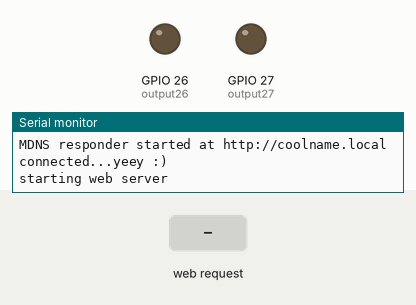
Recording of a sketch running on a simulated ESP32. Parts: output pins drawn as LEDs (lit = HIGH), the last lines printed to the serial monitor. Inputs (shaded band) come from the test bench. WiFi joins after 1.5 s; servers stay silent unless stated.

Above: at 2.7 s.
2.8 s: HTTP request GET /26/on received
At 3.1 s:
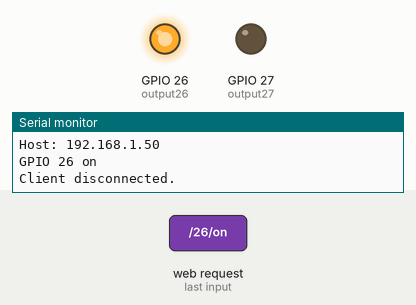
4.3 s: HTTP request GET /27/on received
At 5.5 s:
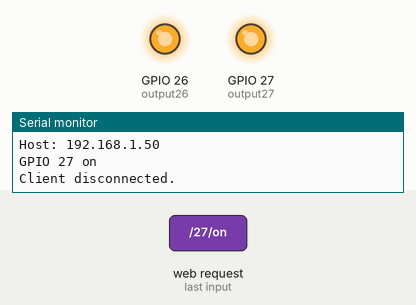
5.8 s: HTTP request GET /26/off received
At 6.6 s:
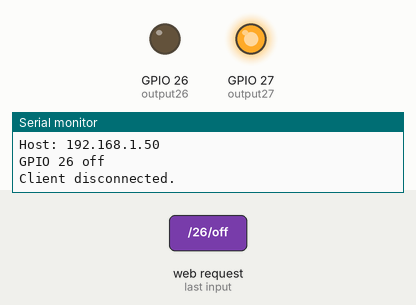
7.3 s: HTTP request GET /27/off received
At 7.7 s:
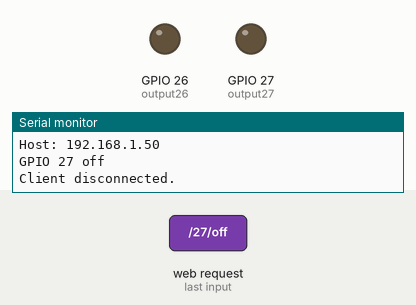
Timing chart, 0 to 9.8 s (numbered marks = the images above; inputs shaded):
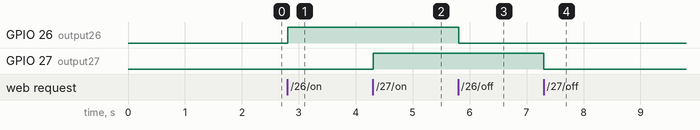

The sketch:

ESP32_WebServer_Managed.ino
```cpp
/*
 * Setup Arduino IDE for ESP32
 * https://randomnerdtutorials.com/installing-the-esp32-board-in-arduino-ide-windows-instructions/
 *
 * mDNS Service Tutorial
 * the multicast DNS (mDNS) protocol resolves hostnames to IP addresses within small networks that do not include a local name server
 * https://www.youtube.com/watch?v=-sbCTs82Gm4
 *
 * Web Server Tutorial
 * https://randomnerdtutorials.com/esp32-web-server-arduino-ide/
 *
 *
 * WiFiManager.h
 * Arduino Library Manager - WifiManager by tablatronix (tzapu)
 * also see: https://github.com/tzapu/WiFiManager
 *
 *

*/

#include <WiFiManager.h>
#include <ESPmDNS.h>

#define HOSTNAME "coolname"

// Set web server port number to 80
WiFiServer server(80);

// Variable to store the HTTP request
String header;

// Auxiliar variables to store the current output state
String output26State = "off";
String output27State = "off";

// Assign output variables to GPIO pins
const int output26 = 26;
const int output27 = 27;

// Current time
unsigned long currentTime = millis();
// Previous time
unsigned long previousTime = 0;
// Define timeout time in milliseconds (example: 2000ms = 2s)
const long timeoutTime = 2000;


void setup() {

    // Initialize the output variables as outputs
    pinMode(output26, OUTPUT);
    pinMode(output27, OUTPUT);
    // Set outputs to LOW
    digitalWrite(output26, LOW);
    digitalWrite(output27, LOW);

    // WiFi.mode(WIFI_STA); // explicitly set mode, esp defaults to STA+AP
    // it is a good practice to make sure your code sets wifi mode how you want it.

    // put your setup code here, to run once:
    Serial.begin(115200);

    //WiFiManager, Local intialization. Once its business is done, there is no need to keep it around
    WiFiManager wm;

    // reset settings - wipe stored credentials for testing
    // these are stored by the esp library
    wm.resetSettings();

    // Automatically connect using saved credentials,
    // if connection fails, it starts an access point with the specified name ( "AutoConnectAP"),
    // if empty will auto generate SSID, if password is blank it will be anonymous AP (wm.autoConnect())
    // then goes into a blocking loop awaiting configuration and will return success result

    bool res;
    // res = wm.autoConnect(); // auto generated AP name from chipid
    res = wm.autoConnect("AutoConnectAP"); // anonymous ap
    // res = wm.autoConnect("AutoConnectAP","password"); // password protected ap

    if(!res) {
        Serial.println("Failed to connect");
        ESP.restart();
    }
    else {

        //mdns_init();
        MDNS.begin(HOSTNAME);
        //mdns_instance_name_set(HOSTNAME);
        MDNS.addService("http", "tcp", 80);
        Serial.printf("MDNS responder started at http://%s.local\n", HOSTNAME);

        //if you get here you have connected to the WiFi
        Serial.println("connected...yeey :)");
        Serial.println("starting web server");
        server.begin();
    }

}

void loop(){
  WiFiClient client = server.available();   // Listen for incoming clients

  if (client) {                             // If a new client connects,
    currentTime = millis();
    previousTime = currentTime;
    Serial.println("New Client.");          // print a message out in the serial port
    String currentLine = "";                // make a String to hold incoming data from the client
    while (client.connected() && currentTime - previousTime <= timeoutTime) {  // loop while the client's connected
      currentTime = millis();
      if (client.available()) {             // if there's bytes to read from the client,
        char c = client.read();             // read a byte, then
        Serial.write(c);                    // print it out the serial monitor
        header += c;
        if (c == '\n') {                    // if the byte is a newline character
          // if the current line is blank, you got two newline characters in a row.
          // that's the end of the client HTTP request, so send a response:
          if (currentLine.length() == 0) {
            // HTTP headers always start with a response code (e.g. HTTP/1.1 200 OK)
            // and a content-type so the client knows what's coming, then a blank line:
            client.println("HTTP/1.1 200 OK");
            client.println("Content-type:text/html");
            client.println("Connection: close");
            client.println();

            // turns the GPIOs on and off
            if (header.indexOf("GET /26/on") >= 0) {
              Serial.println("GPIO 26 on");
              output26State = "on";
              digitalWrite(output26, HIGH);
            } else if (header.indexOf("GET /26/off") >= 0) {
              Serial.println("GPIO 26 off");
              output26State = "off";
              digitalWrite(output26, LOW);
            } else if (header.indexOf("GET /27/on") >= 0) {
              Serial.println("GPIO 27 on");
              output27State = "on";
              digitalWrite(output27, HIGH);
            } else if (header.indexOf("GET /27/off") >= 0) {
              Serial.println("GPIO 27 off");
              output27State = "off";
              digitalWrite(output27, LOW);
            }

            // Display the HTML web page
            client.println("<!DOCTYPE html><html>");
            client.println("<head><meta name=\"viewport\" content=\"width=device-width, initial-scale=1\">");
            client.println("<link rel=\"icon\" href=\"data:,\">");
            // CSS to style the on/off buttons
            // Feel free to change the background-color and font-size attributes to fit your preferences
            client.println("<style>html { font-family: Helvetica; display: inline-block; margin: 0px auto; text-align: center;}");
            client.println(".button { background-color: #4CAF50; border: none; color: white; padding: 16px 40px;");
            client.println("text-decoration: none; font-size: 30px; margin: 2px; cursor: pointer;}");
            client.println(".button2 {background-color: #555555;}</style></head>");

            // Web Page Heading
            client.println("<body><h1>ESP32 Web Server</h1>");

            // Display current state, and ON/OFF buttons for GPIO 26
            client.println("<p>GPIO 26 - State " + output26State + "</p>");
            // If the output26State is off, it displays the ON button
            if (output26State=="off") {
              client.println("<p><a href=\"/26/on\"><button class=\"button\">ON</button></a></p>");
            } else {
              client.println("<p><a href=\"/26/off\"><button class=\"button button2\">OFF</button></a></p>");
            }

            // Display current state, and ON/OFF buttons for GPIO 27
            client.println("<p>GPIO 27 - State " + output27State + "</p>");
            // If the output27State is off, it displays the ON button
            if (output27State=="off") {
              client.println("<p><a href=\"/27/on\"><button class=\"button\">ON</button></a></p>");
            } else {
              client.println("<p><a href=\"/27/off\"><button class=\"button button2\">OFF</button></a></p>");
            }
            client.println("</body></html>");

            // The HTTP response ends with another blank line
            client.println();
            // Break out of the while loop
            break;
          } else { // if you got a newline, then clear currentLine
            currentLine = "";
          }
        } else if (c != '\r') {  // if you got anything else but a carriage return character,
          currentLine += c;      // add it to the end of the currentLine
        }
      }
    }
    // Clear the header variable
    header = "";
    // Close the connection
    client.stop();
    Serial.println("Client disconnected.");
    Serial.println("");
  }
}
```

Measured:
- after the input at 2.8 s, GPIO 26 (output26): LOW → HIGH at once
- after the input at 4.3 s, GPIO 27 (output27): LOW → HIGH at once
- after the input at 5.8 s, GPIO 26 (output26): HIGH → LOW at once
- after the input at 7.3 s, GPIO 27 (output27): HIGH → LOW at once
